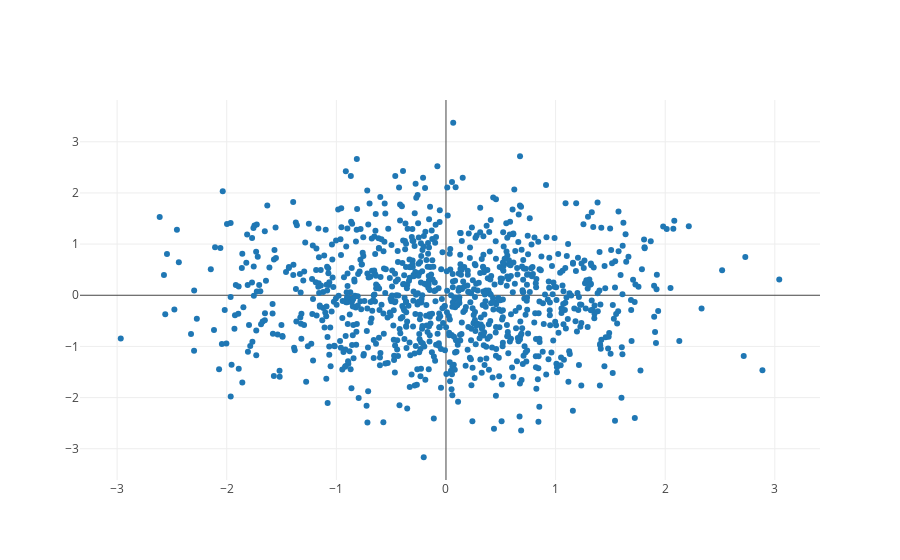

The notebook cell saved with this chart:
### Code cell
N = 1000
random_x = np.random.randn(N)
random_y = np.random.randn(N)

# Create a trace
trace = go.Scatter(
    x = random_x,
    y = random_y,
    mode = 'markers'
)

data = [trace]

# Plot and embed in ipython notebook!
py.offline.iplot(data, filename='basic-scatter')

# or plot with: plot_url = py.plot(data, filename='basic-line')

### Figure 1 — Plotly figure (JSON) as saved in the notebook; plotly's stock layout.template omitted (floating-point values rounded to 4 significant figures; data arrays with more than 128 entries replaced by an {"elided": "..."} marker saying what was removed)
{"data": [{"mode": "markers", "type": "scatter", "uid": "967574b5-3029-4970-acd8-f4ef1b3a3d2d", "x": {"elided": "1000 float values"}, "y": {"elided": "1000 float values"}}], "layout": {}}
